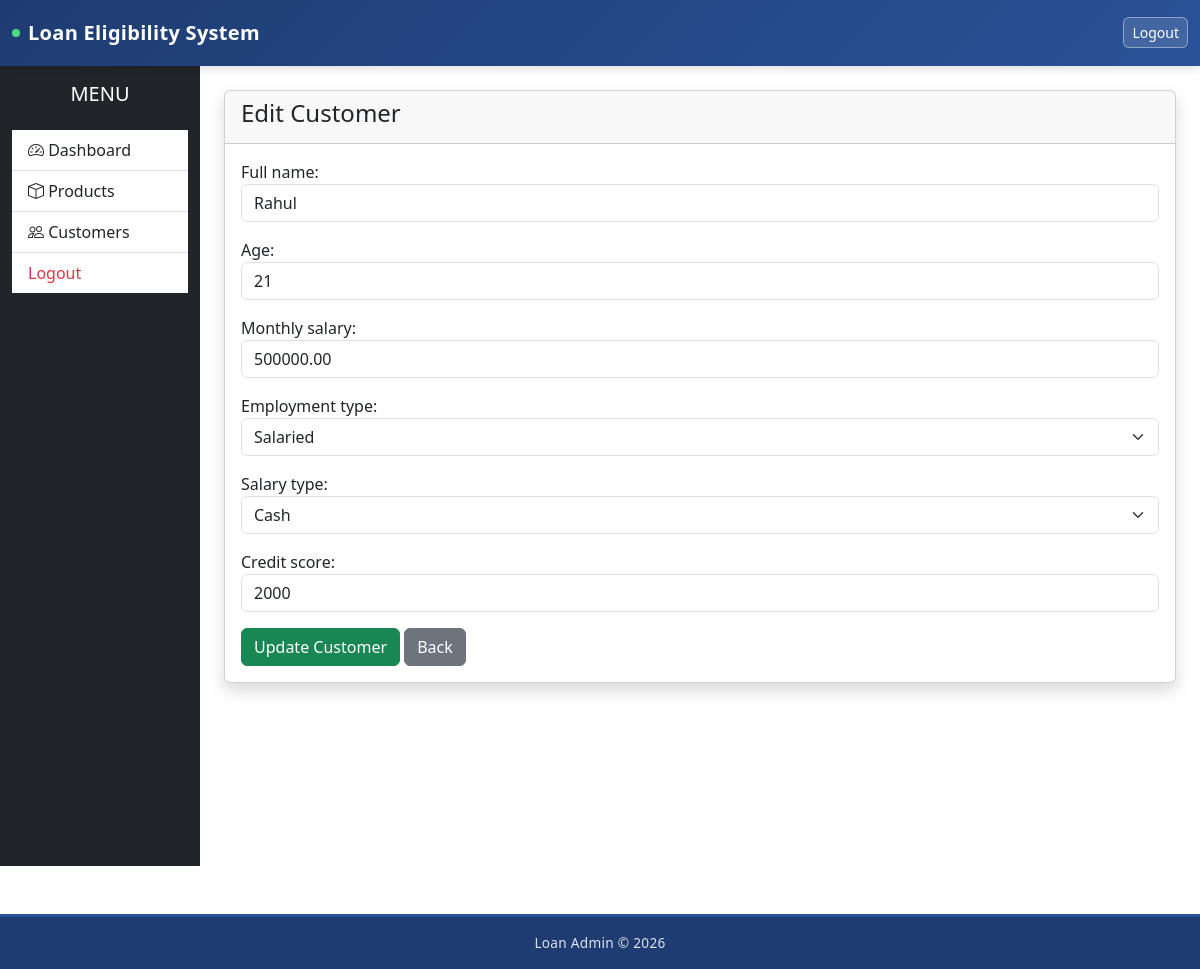
The app's page /users_directory/edit/5/ with its own data.
### users_directory/models.py (models this page shows, shortened)
class Customer(models.Model):
    EMPLOYMENT_CHOICES = [
        ("Salaried", "Salaried"),
        ("Self Employed", "Self Employed"),
    ]
    SALARY_TYPE_CHOICES = [
        ("Cash", "Cash"),
        ("Cheque", "Cheque"),
        ("DAT", "DAT"),
    ]
    STATUS_CHOICES = [
        ("Eligible", "Eligible"),
        ("Not Eligible", "Not Eligible"),
    ]
    full_name = models.CharField(max_length=150)
    age = models.PositiveIntegerField()
    monthly_salary = models.DecimalField(
        max_digits=10,
        decimal_places=2
    )
    employment_type = models.CharField(
        max_length=50,
        choices=EMPLOYMENT_CHOICES
    )
    salary_type = models.CharField(
        max_length=20,
        choices=SALARY_TYPE_CHOICES
    )
    credit_score = models.PositiveIntegerField()
    created_at = models.DateTimeField(auto_now_add=True)

### users_directory/views.py (the view)
# urls.py: path("edit/<int:pk>/",views.edit_customer,name="edit_customer",),
def edit_customer(request, pk):
    customer = get_object_or_404(Customer, pk=pk)
    if request.method == "POST":
        form = CustomerForm(request.POST, instance=customer)
        if form.is_valid():
            customer = form.save()
            evaluate_customer(customer)
            return redirect("customer_list")
    else:
        form = CustomerForm(instance=customer)
    return render(
        request,
        "users_directory/customer_form.html",
        {
            "form": form
        }
    )

### users_directory/forms.py
class CustomerForm(forms.ModelForm):
    class Meta:
        model = Customer
        fields = [
            "full_name",
            "age",
            "monthly_salary",
            "employment_type",
            "salary_type",
            "credit_score",
        ]
        widgets = {
            "full_name": forms.TextInput(attrs={"class": "form-control"}),
            "age": forms.NumberInput(attrs={"class": "form-control"}),
            "monthly_salary": forms.NumberInput(attrs={"class": "form-control"}),
            "employment_type": forms.Select(attrs={"class": "form-select"}),
            "salary_type": forms.Select(attrs={"class": "form-select"}),
            "credit_score": forms.NumberInput(attrs={"class": "form-control"}),
        }

### users_directory/templates/users_directory/customer_form.html (shortened to what this page needs)
{% extends "base.html" %}
{% block content %}
<div class="card shadow">
    <div class="card-header">
        <h4>
{% if form.instance.pk %}
Edit Customer
{% else %}
Add Customer
{% endif %}
</h4>
    </div>
    <div class="card-body">
        <form method="POST">
            {{ form.as_p }}
            <button type="submit" class="btn btn-success">
{% if form.instance.pk %}
Update Customer
{% else %}
Save Customer
{% endif %}
</button>
            <a href="{% url 'customer_list' %}" class="btn btn-secondary">
                Back
            </a>
        </form>
    </div>
</div>
{% endblock %}

### records on screen
Customer: full_name "Rahul", age "21", monthly_salary "500000.00", employment_type "Salaried", salary_type "Cash", credit_score "2000"
